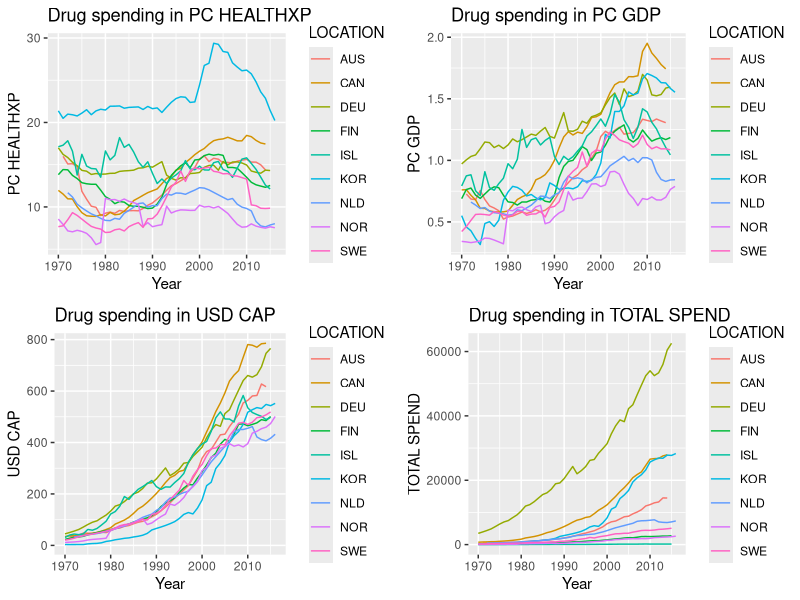

R code for this plot:
# In order to execute the code properly, you need to adjust the line below to your
# working directory
setwd(dir="C:\\Users\\User\\Desktop\\Μεταπτυχιακό\\1) Statistics for Business Analytics I\\R Labs\\Graded Assignments")

# Question 1

Drugs <- read.csv(file="Drugs.txt",header=T,sep=",")

head(Drugs)

Drugs <- Drugs[,-6]

head(Drugs)

# Question 2

cat('The number of unique countrie are:',length(unique(Drugs$LOCATION)))

table1 <- sort(table(Drugs$LOCATION), decreasing = FALSE)

View(table1)

# Question 3

quan1 <- quantile(table1)

table2 <- as.matrix(subset(table1,table1 >= quantile(table1, 0.75)))

Drugs2 <- subset(Drugs,Drugs$LOCATION %in% rownames(table2))

View(Drugs2)

# Question 4

library(ggplot2)
library(ggpubr)

PC_HEALTHXP <- ggplot(data=Drugs2, aes(x=TIME, y=PC_HEALTHXP, group =LOCATION, colour =LOCATION)) + geom_line() + ggtitle('Drug spending in PC HEALTHXP') + xlab('Year') + ylab('PC HEALTHXP') + xlim(min(Drugs2$TIME),max(Drugs2$TIME))
PC_GDP <- ggplot(data=Drugs2, aes(x=TIME, y=PC_GDP, group =LOCATION, colour =LOCATION)) + geom_line() + ggtitle('Drug spending in PC GDP') + xlab('Year') + ylab('PC GDP') + xlim(min(Drugs2$TIME),max(Drugs2$TIME))
USD_CAP <- ggplot(data=Drugs2, aes(x=TIME, y=USD_CAP, group =LOCATION, colour =LOCATION)) + geom_line() + ggtitle('Drug spending in USD CAP') + xlab('Year') + ylab('USD CAP') + xlim(min(Drugs2$TIME),max(Drugs2$TIME))
TOTAL_SPEND <- ggplot(data=Drugs2, aes(x=TIME, y=TOTAL_SPEND, group =LOCATION, colour =LOCATION)) + geom_line() + ggtitle('Drug spending in TOTAL SPEND') + xlab('Year') + ylab('TOTAL SPEND') + xlim(min(Drugs2$TIME),max(Drugs2$TIME))

ggarrange(PC_HEALTHXP, PC_GDP, USD_CAP, TOTAL_SPEND, ncol = 2, nrow = 2)

# Question 5

Drugs_GRC <- subset(Drugs,Drugs$LOCATION=='GRC')
Drugs_GRC[order('TIME'),]
rownames(Drugs_GRC) <- 1:nrow(Drugs_GRC)

Drugs_GRC_diff <- within(Drugs_GRC, PC_HEALTHXP_diff <- c(0,diff(Drugs_GRC$PC_HEALTHXP)))
Drugs_GRC_diff <- within(Drugs_GRC_diff, PC_GDP_diff <- c(0,diff(Drugs_GRC$PC_GDP)))
Drugs_GRC_diff <- within(Drugs_GRC_diff, USD_CAP_diff <- c(0,diff(Drugs_GRC$USD_CAP)))
Drugs_GRC_diff <- within(Drugs_GRC_diff, TOTAL_SPEND_diff <- c(0,diff(Drugs_GRC$TOTAL_SPEND)))
all <- nrow(Drugs_GRC_diff)
years <- c(min(Drugs_GRC$TIME),max(Drugs_GRC$TIME))
names(years) <- c('MinYear','MaxYear')

Drugs_GRC_diff$PC_HEALTHXP_pos <- ifelse(Drugs_GRC_diff$PC_HEALTHXP_diff>0,1,0)
Drugs_GRC_diff$PC_GDP_pos <- ifelse(Drugs_GRC_diff$PC_GDP_diff>0,1,0)
Drugs_GRC_diff$USD_CAP_pos <- ifelse(Drugs_GRC_diff$USD_CAP_diff>0,1,0)
Drugs_GRC_diff$TOTAL_SPEND_pos <- ifelse(Drugs_GRC_diff$TOTAL_SPEND_diff>0,1,0)

Drugs_GRC_diff$PC_HEALTHXP_cumsum <- cumsum(Drugs_GRC_diff$PC_HEALTHXP_pos)
Drugs_GRC_diff$PC_GDP_cumsum <- cumsum(Drugs_GRC_diff$PC_GDP_pos)
Drugs_GRC_diff$USD_CAP_cumsum <- cumsum(Drugs_GRC_diff$USD_CAP_pos)
Drugs_GRC_diff$TOTAL_SPEND_cumsum <- cumsum(Drugs_GRC_diff$TOTAL_SPEND_pos)
final_list <- list(Drugs_GRC,years,all)

Drugs_GRC$PC_HEALTHXP_prob <- Drugs_GRC_diff$PC_HEALTHXP_cumsum/ ((1:all) - 1)
Drugs_GRC$PC_GDP_prob <- Drugs_GRC_diff$PC_GDP_cumsum/ ((1:all) - 1)
Drugs_GRC$USD_CAP_prob <- Drugs_GRC_diff$USD_CAP_cumsum/ ((1:all) - 1)
Drugs_GRC$TOTAL_SPEND_prob <- Drugs_GRC_diff$TOTAL_SPEND_cumsum/ ((1:all) - 1)
YearlyProbs <- c(Drugs_GRC$PC_HEALTHXP_prob[all],Drugs_GRC$PC_GDP_prob[all],Drugs_GRC$USD_CAP_prob[all],Drugs_GRC$TOTAL_SPEND_prob[all])
names(YearlyProbs) <- c('PC HEALTHXP','PC GDP','USD CAP','TOTAL SPEND')
final_list <- append(final_list, list(YearlyProbs))

PC_HEALTHXP_binom_prob <- round(dbinom(x=4, 5, prob = Drugs_GRC$PC_HEALTHXP_prob[length(Drugs_GRC$PC_HEALTHXP_prob)],log = FALSE),4)
PC_GDP_binom_prob <- round(dbinom(x=4, 5, prob = Drugs_GRC$PC_GDP_prob[length(Drugs_GRC$PC_GDP_prob)],log = FALSE),4)
USD_CAP_binom_prob <- round(dbinom(x=4, 5, prob = Drugs_GRC$USD_CAP_prob[length(Drugs_GRC$USD_CAP_prob)],log = FALSE),4)
TOTAL_SPEND_binom_prob <- round(dbinom(x=4, 5, prob = Drugs_GRC$TOTAL_SPEND_prob[length(Drugs_GRC$TOTAL_SPEND_prob)],log = FALSE),4)
nofYProbs <- c(PC_HEALTHXP_binom_prob,PC_GDP_binom_prob,USD_CAP_binom_prob,TOTAL_SPEND_binom_prob)
names(nofYProbs) <- c('PC HEALTHXP','PC GDP','USD CAP','TOTAL SPEND')

final_list <- append(final_list, list(nofYProbs))
names(final_list) <- c('Data','Years','Data.points','YearlyProbs','nofYProbs')
head(final_list)

# Question 6

calculate_probability <- function(DATA=NULL, METRIC="pc.gdp", COUNTRY="GRC", nofY=5){
  
  DATA <- as.data.frame(DATA)
  DATA <- subset(DATA, select=c('LOCATION','TIME','PC_HEALTHXP','PC_GDP','USD_CAP','TOTAL_SPEND'))
  DATA <- subset(DATA,DATA$LOCATION==COUNTRY)
  DATA[order('TIME'),]
  rownames(DATA) <- 1:nrow(DATA)
    
  DATA_diff <- within(DATA, PC_HEALTHXP_diff <- c(0,diff(DATA$PC_HEALTHXP)))
  DATA_diff <- within(DATA_diff, PC_GDP_diff <- c(0,diff(DATA$PC_GDP)))
  DATA_diff <- within(DATA_diff, USD_CAP_diff <- c(0,diff(DATA$USD_CAP)))
  DATA_diff <- within(DATA_diff, TOTAL_SPEND_diff <- c(0,diff(DATA$TOTAL_SPEND)))
  tot <- nrow(DATA_diff)
  if (tot-1 <=10){
    return(paste('Unable to calculate probability (n< 10). This dataset has ',(tot-1),' available datapoints for the calculation.',sep=""))
  }
  years <- c(min(DATA$TIME),max(DATA$TIME))
  names(years) <- c('MinYear','MaxYear')
  
  DATA_diff$PC_HEALTHXP_pos <- ifelse(DATA_diff$PC_HEALTHXP_diff>0,1,0)
  DATA_diff$PC_GDP_pos <- ifelse(DATA_diff$PC_GDP_diff>0,1,0)
  DATA_diff$USD_CAP_pos <- ifelse(DATA_diff$USD_CAP_diff>0,1,0)
  DATA_diff$TOTAL_SPEND_pos <- ifelse(DATA_diff$TOTAL_SPEND_diff>0,1,0)
  
  DATA_diff$PC_HEALTHXP_cumsum <- cumsum(DATA_diff$PC_HEALTHXP_pos)
  DATA_diff$PC_GDP_cumsum <- cumsum(DATA_diff$PC_GDP_pos)
  DATA_diff$USD_CAP_cumsum <- cumsum(DATA_diff$USD_CAP_pos)
  DATA_diff$TOTAL_SPEND_cumsum <- cumsum(DATA_diff$TOTAL_SPEND_pos)
  total_list <- list(DATA,years,tot)
  
  DATA$PC_HEALTHXP_prob <- DATA_diff$PC_HEALTHXP_cumsum/ ((1:tot) - 1)
  DATA$PC_GDP_prob <- DATA_diff$PC_GDP_cumsum/ ((1:tot) - 1)
  DATA$USD_CAP_prob <- DATA_diff$USD_CAP_cumsum/ ((1:tot) - 1)
  DATA$TOTAL_SPEND_prob <- DATA_diff$TOTAL_SPEND_cumsum/ ((1:tot) - 1)
  YearlyProbs <- c(DATA$PC_HEALTHXP_prob[tot],DATA$PC_GDP_prob[tot],DATA$USD_CAP_prob[tot],DATA$TOTAL_SPEND_prob[tot])
  names(YearlyProbs) <- c('PC HEALTHXP','PC GDP','USD CAP','TOTAL SPEND')
  total_list <- append(total_list, list(YearlyProbs))
  
  PC_HEALTHXP_binom_prob <- round(dbinom(x=(nofY-1), nofY, prob = DATA$PC_HEALTHXP_prob[length(DATA$PC_HEALTHXP_prob)],log = FALSE),4)
  PC_GDP_binom_prob <- round(dbinom(x=(nofY-1), nofY, prob = DATA$PC_GDP_prob[length(DATA$PC_GDP_prob)],log = FALSE),4)
  USD_CAP_binom_prob <- round(dbinom(x=(nofY-1), nofY, prob = DATA$USD_CAP_prob[length(DATA$USD_CAP_prob)],log = FALSE),4)
  TOTAL_SPEND_binom_prob <- round(dbinom(x=(nofY-1), nofY, prob = DATA$TOTAL_SPEND_prob[length(DATA$TOTAL_SPEND_prob)],log = FALSE),4)
  nofYProbs <- c(PC_HEALTHXP_binom_prob,PC_GDP_binom_prob,USD_CAP_binom_prob,TOTAL_SPEND_binom_prob)
  names(nofYProbs) <- c('pc.tot','pc.gdp','pc.ca','total')
  
  total_list <- append(total_list, list(nofYProbs))
  names(total_list) <- c('Data','Years','Data.points','YearlyProbs','nofYProbs')
  return(paste('Based on ',tot,' datapoints from years ',total_list$Years[1],' to ',total_list$Years[2],', the probability that ',COUNTRY,' will increase its drug expenditure, in terms of ',METRIC,', in at least ',(nofY-1),' years in the period ',(total_list$Years[2]+1),' to ',(total_list$Years[2]+1+nofY),' is ',nofYProbs[METRIC],sep=""))
}

# Below, you will find 2 examples in order to test the function:

#calculate_probability(Drugs, 'pc.tot', 'RUS', 5)
#calculate_probability(Drugs, 'pc.tot', 'GRC', 5)
